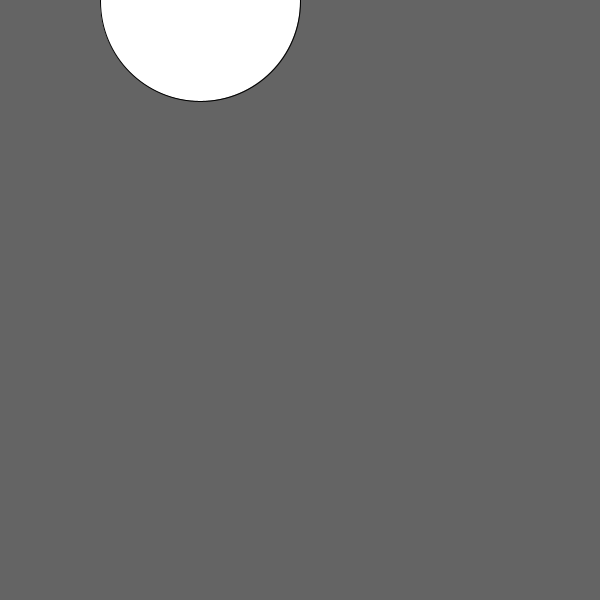
Frame 1 (no input)
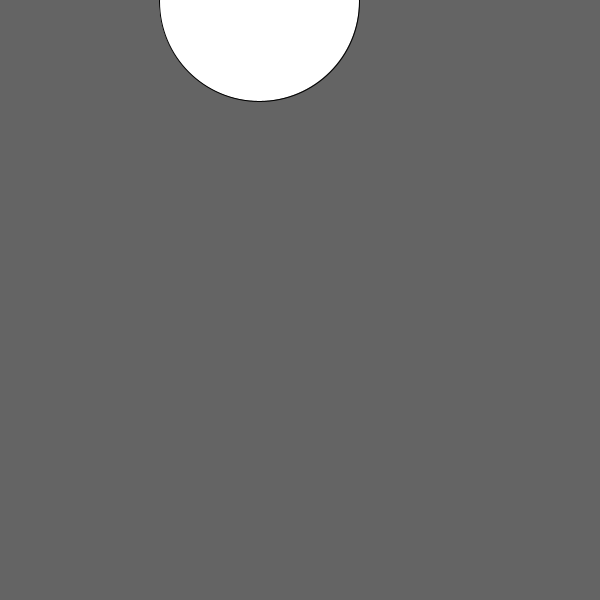
Frame 60 (the mouse pressed at the canvas centre just before this capture)
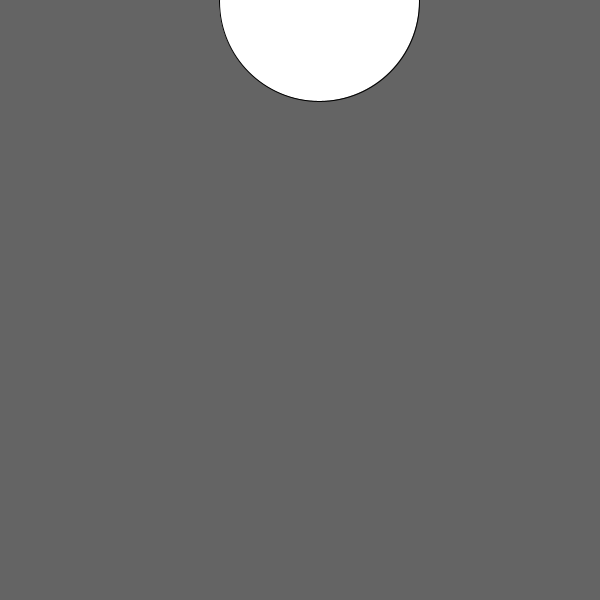
Frame 120 (the mouse held since frame 60 and released just before this capture)

The Processing sketch that drew these frames (run headless with seeded random() and noise(); from frame 60 on, the mouse is pressed at the canvas centre):

// Processing sketch: Bouncing_Ball
// ── Bouncing_Ball.pde
int x = 200;
int k = 1;

int dx = 1;
int dy = 4;
void setup(){
  size(600,600);
}

void draw(){
  background(100);
  circle(x,k,200);
  x=x+k;
  if (x == 600) {
    k = k-1;
  }
  if (x <= 1) {
    k=1;
  
    
  }
}
